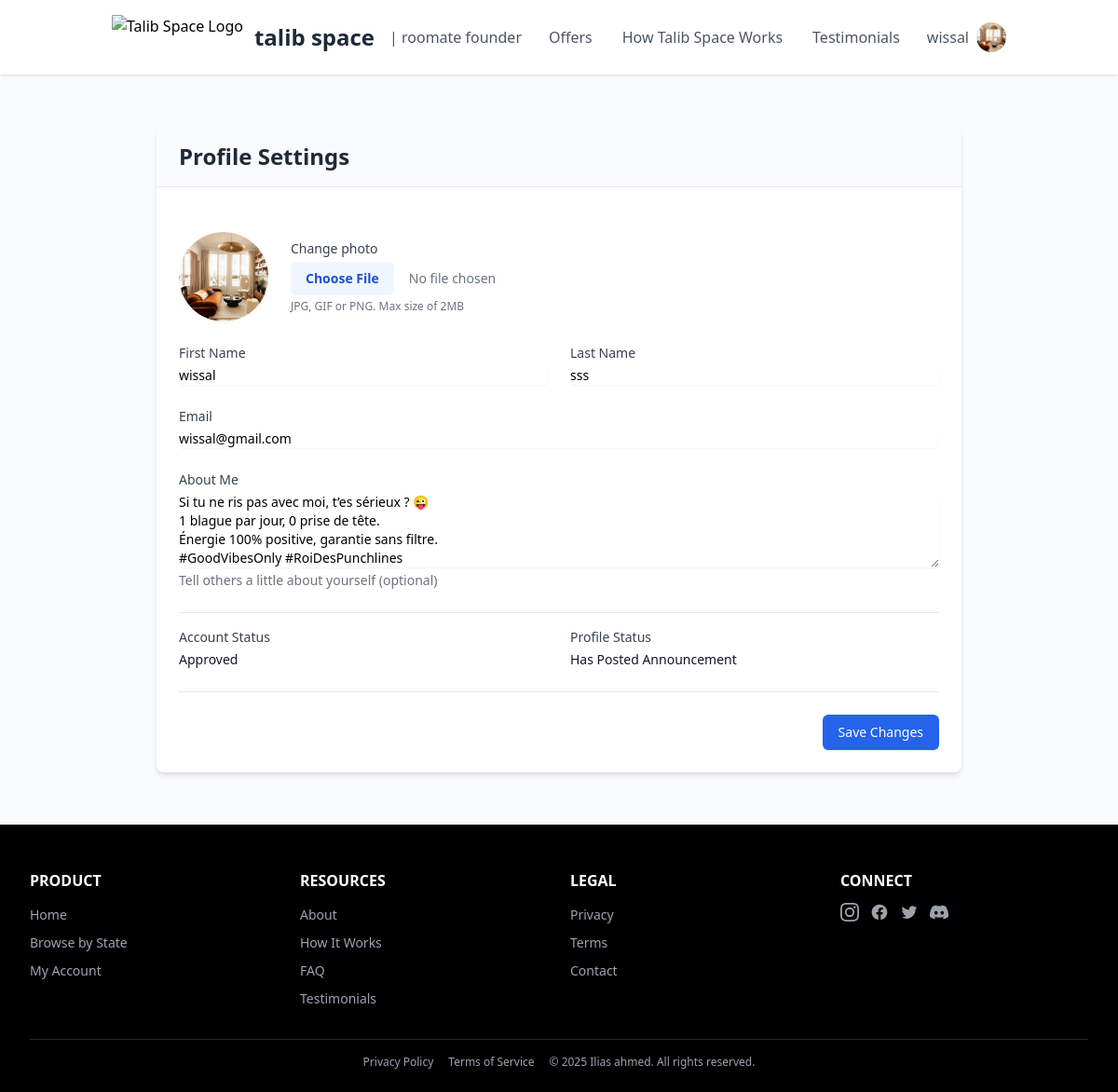
The page /profile/ (signed in) on the database its author committed.
### authuser/models.py (models this page shows, shortened)
class User(AbstractBaseUser, PermissionsMixin):
    STATUS_CHOICES = [
        ('pending', 'Pending'),
        ('approved', 'Approved'),
        ('rejected', 'Rejected'),
    ]
    PROFILE_STATUS_CHOICES = [
        ('looking', 'Looking for offers'),
        ('posting', 'Has posted announcement'),
    ]
    email = models.EmailField(blank=True, default='', unique=True)
    name = models.CharField(max_length=255, blank=True, default='')
    surname = models.CharField(max_length=255, blank=True, default='')
    status = models.CharField(max_length=10, choices=STATUS_CHOICES, default='pending')
    profile_status = models.CharField(max_length=10, choices=PROFILE_STATUS_CHOICES, default='looking')
    is_active = models.BooleanField(default=True)
    is_superuser = models.BooleanField(default=False)
    is_staff = models.BooleanField(default=False)
    date_joined = models.DateTimeField(default=timezone.now)
    last_login = models.DateTimeField(blank=True, null=True)
    profile_picture = models.ImageField(upload_to=user_profile_pic_path, blank=True, null=True)
    description = models.TextField(blank=True, default='')
    objects = CustomUserManager()
    USERNAME_FIELD = 'email'
    EMAIL_FIELD = 'email'
    REQUIRED_FIELDS = ['name', 'surname']

### pages/views.py (the view)
# urls.py: path('profile/', views.profile, name='profile'),
@login_required
def profile(request):
    if request.method == 'POST':
        form = ProfileUpdateForm(request.POST, request.FILES, instance=request.user)
        if form.is_valid():
            form.save()
            messages.success(request, 'Your profile has been updated!')
            return redirect('pages:homepage')
    else:
        form = ProfileUpdateForm(instance=request.user)
    context = {
        'form': form,
        'user': request.user,
    }
    return render(request, 'dashboard/profile.html', context)

### messaging/context_processors.py (called while the page is built)
def unread_messages(request):
    if request.user.is_authenticated:
        unread_count = Message.objects.filter(
            conversation__participants=request.user,
            is_read=False
        ).exclude(sender=request.user).count()
        return {'unread_message_count': unread_count}
    return {'unread_message_count': 0}

### templates/dashboard/profile.html (shortened to what this page needs)
<!DOCTYPE html>
<html lang="en">
<head>
    <script src="https://cdn.tailwindcss.com"></script>
</head>
<body class="h-full flex flex-col bg-gray-50">
   <nav class="w-full sticky top-0 z-50 bg-white shadow">
    <div class="container mx-auto px-4 sm:px-6 lg:px-8">
        <div class="flex justify-between items-center py-4">
            <div class="flex items-center">
                <a href="{% url 'pages:homepage' %}" class="flex items-center">
                    <img src="https://img.freepik.com/vecteurs-premium/creation-logo-education-scolaire-maison-modele-logo-logement-etudiant_825834-932.jpg"
                        alt="Talib Space Logo" class="h-12 w-auto mr-3">
                    <span class="text-2xl font-extrabold text-gray-800">talib space</span>
                    <span class="ml-4 text-gray-600">| roomate founder</span>
                </a>
            </div>
            <div class="hidden md:flex items-center space-x-8">
                <a href="{% url 'pages:offers' %}" class="text-gray-600 hover:text-blue-500 transition duration-300">Offers</a>
                <a href="{% url 'pages:howworks' %}" class="text-gray-600 hover:text-blue-500 transition duration-300">How Talib Space Works</a>
                <a href="{% url 'pages:testo' %}" class="text-gray-600 hover:text-blue-500 transition duration-300">Testimonials</a>
            </div>
            {% if user.is_authenticated %}
                <div class="flex items-center space-x-4">
                    <div class="relative">
                        <button id="user-menu-button" type="button" class="flex items-center space-x-2 focus:outline-none">
                            <span class="text-gray-600">{{ user.name }}</span>
                            <div class="w-8 h-8 rounded-full bg-gray-200 flex items-center justify-center overflow-hidden">
                                {% if user.profile_picture %}
                                    <img src="{{ user.profile_picture.url }}" alt="Profile Photo" class="w-full h-full object-cover">
                                {% else %}
                                    <svg xmlns="http://www.w3.org/2000/svg" class="h-5 w-5 text-gray-500" viewBox="0 0 20 20" fill="currentColor">
                                        <path fill-rule="evenodd" d="M10 9a3 3 0 100-6 3 3 0 000 6zm-7 9a7 7 0 1114 0H3z" clip-rule="evenodd" />
                                    </svg>
                                {% endif %}
                            </div>
                        </button>
                    </div>
                </div>
            {% endif %}
        </div>
    </div>
</nav>
    <main class="flex-grow">
   <div class="py-6 relative">
<div class="max-w-4xl mx-auto px-4 py-8">
    <div class="bg-white rounded-lg shadow-md overflow-hidden">
        <div class="bg-gray-50 px-6 py-4 border-b border-gray-200">
            <h1 class="text-2xl font-semibold text-gray-800">Profile Settings</h1>
        </div>
        <div class="p-6">
            <form method="POST" enctype="multipart/form-data" class="space-y-6">
                <div class="flex items-center space-x-6">
                    <div class="shrink-0">
                        {% if user.profile_picture %}
                            <img id="previewImg" class="h-24 w-24 object-cover rounded-full" src="{{ user.profile_picture.url }}" alt="Current profile photo">
                        {% endif %}
                    </div>
                    <div class="block">
                        <label class="block text-sm font-medium text-gray-700 mb-1">Change photo</label>
                        <input type="file" name="profile_picture" id="id_profile_picture" accept="image/*" class="block w-full text-sm text-gray-500
                            file:mr-4 file:py-2 file:px-4
                            file:rounded-md file:border-0
                            file:text-sm file:font-semibold
                            file:bg-blue-50 file:text-blue-700
                            hover:file:bg-blue-100">
                        <p class="mt-1 text-xs text-gray-500">JPG, GIF or PNG. Max size of 2MB</p>
                    </div>
                </div>
                <div class="grid grid-cols-1 md:grid-cols-2 gap-6">
                    <div>
                        <label for="id_name" class="block text-sm font-medium text-gray-700">First Name</label>
                        <input type="text" name="name" id="id_name" value="{{ form.name.value|default:'' }}"
                               class="mt-1 block w-full rounded-md border-gray-300 shadow-sm focus:border-blue-500 focus:ring-blue-500 sm:text-sm">
                    </div>
                    <div>
                        <label for="id_surname" class="block text-sm font-medium text-gray-700">Last Name</label>
                        <input type="text" name="surname" id="id_surname" value="{{ form.surname.value|default:'' }}"
                               class="mt-1 block w-full rounded-md border-gray-300 shadow-sm focus:border-blue-500 focus:ring-blue-500 sm:text-sm">
                    </div>
                    <div class="md:col-span-2">
                        <label for="id_email" class="block text-sm font-medium text-gray-700">Email</label>
                        <input type="email" name="email" id="id_email" value="{{ form.email.value|default:'' }}"
                               class="mt-1 block w-full rounded-md border-gray-300 shadow-sm focus:border-blue-500 focus:ring-blue-500 sm:text-sm">
                    </div>
                </div>
                <div>
                    <label for="id_description" class="block text-sm font-medium text-gray-700">About Me</label>
                    <textarea name="description" id="id_description" rows="4"
                              class="mt-1 block w-full rounded-md border-gray-300 shadow-sm focus:border-blue-500 focus:ring-blue-500 sm:text-sm">{{ form.description.value|default:'' }}</textarea>
                    <p class="mt-1 text-sm text-gray-500">Tell others a little about yourself (optional)</p>
                </div>
                <div class="grid grid-cols-1 md:grid-cols-2 gap-6 pt-4 border-t border-gray-200">
                    <div>
                        <label class="block text-sm font-medium text-gray-700">Account Status</label>
                        <div class="mt-1 text-sm text-gray-900 capitalize">{{ user.get_status_display }}</div>
                    </div>
                    <div>
                        <label class="block text-sm font-medium text-gray-700">Profile Status</label>
                        <div class="mt-1 text-sm text-gray-900 capitalize">{{ user.get_profile_status_display }}</div>
                    </div>
                </div>
                <div class="flex justify-end pt-6 border-t border-gray-200">
                    <button type="submit" class="inline-flex items-center px-4 py-2 border border-transparent text-sm font-medium rounded-md shadow-sm text-white bg-blue-600 hover:bg-blue-700 focus:outline-none focus:ring-2 focus:ring-offset-2 focus:ring-blue-500">
                        Save Changes
                    </button>
                </div>
            </form>
        </div>
    </div>
</div>
    </div>
    </main>
     <footer class="bg-black text-white pt-12 pb-6 px-4 sm:px-6 lg:px-8">
            <div class="max-w-7xl mx-auto">
              <div class="grid grid-cols-1 md:grid-cols-3 lg:grid-cols-4 gap-6 mb-8">
                <div>
                  <h3 class="text-base font-semibold mb-3">PRODUCT</h3>
                  <ul class="space-y-1.5">
                    <li><a href="#" class="text-gray-400 hover:text-white transition text-sm">Home</a></li>
                    <li><a href="#" class="text-gray-400 hover:text-white transition text-sm">Browse by State</a></li>
                    <li><a href="#" class="text-gray-400 hover:text-white transition text-sm">My Account</a></li>
                  </ul>
                </div>
                <div>
                  <h3 class="text-base font-semibold mb-3">RESOURCES</h3>
                  <ul class="space-y-1.5">
                    <li><a href="#" class="text-gray-400 hover:text-white transition text-sm">About</a></li>
                    <li><a href="#" class="text-gray-400 hover:text-white transition text-sm">How It Works</a></li>
                    <li><a href="#" class="text-gray-400 hover:text-white transition text-sm">FAQ</a></li>
                    <li><a href="#" class="text-gray-400 hover:text-white transition text-sm">Testimonials</a></li>
                  </ul>
                </div>
                <div>
                  <h3 class="text-base font-semibold mb-3">LEGAL</h3>
                  <ul class="space-y-1.5">
                    <li><a href="#" class="text-gray-400 hover:text-white transition text-sm">Privacy</a></li>
                    <li><a href="#" class="text-gray-400 hover:text-white transition text-sm">Terms</a></li>
                    <li><a href="{% url 'contact:contact' %}" class="text-gray-400 hover:text-white transition text-sm">Contact</a></li>
                  </ul>
                </div>
                <div>
                  <h3 class="text-base font-semibold mb-3">CONNECT</h3>
                  <div class="flex space-x-3">
                    <a href="#" class="text-gray-400 hover:text-white transition">
                    </a>
                    <a href="#" class="text-gray-400 hover:text-white transition">
                    </a>
                    <a href="#" class="text-gray-400 hover:text-white transition">
                    </a>
                    <a href="#" class="text-gray-400 hover:text-white transition">
                    </a>
                  </div>
                </div>
              </div>
              <div class="border-t border-gray-800 pt-4 text-center text-gray-400 text-xs">
                <div class="flex flex-col md:flex-row justify-center items-center space-y-1 md:space-y-0 md:space-x-4">
                  <a href="#" class="hover:text-white transition">Privacy Policy</a>
                  <a href="#" class="hover:text-white transition">Terms of Service</a>
                  <span>© 2025 Ilias ahmed. All rights reserved.</span>
                </div>
              </div>
            </div>
          </footer>
</body>
</html>

### templates/dashboard/profile.html (style rules this page uses)
input::placeholder { text-align: center; }

### rows shown on the page
User: name "wissal", profile_picture (picture), surname "sss", email "wissal@gmail.com", description "Si tu ne ris pas avec moi, t’es sérieux ? 😜 1 blague par jour, 0 prise de tête. Énergie 100% positive, garantie sans filtre. #GoodVibesOnly #RoiDesPunchlines", status "Approved", profile_status "Has Posted Announcement"
